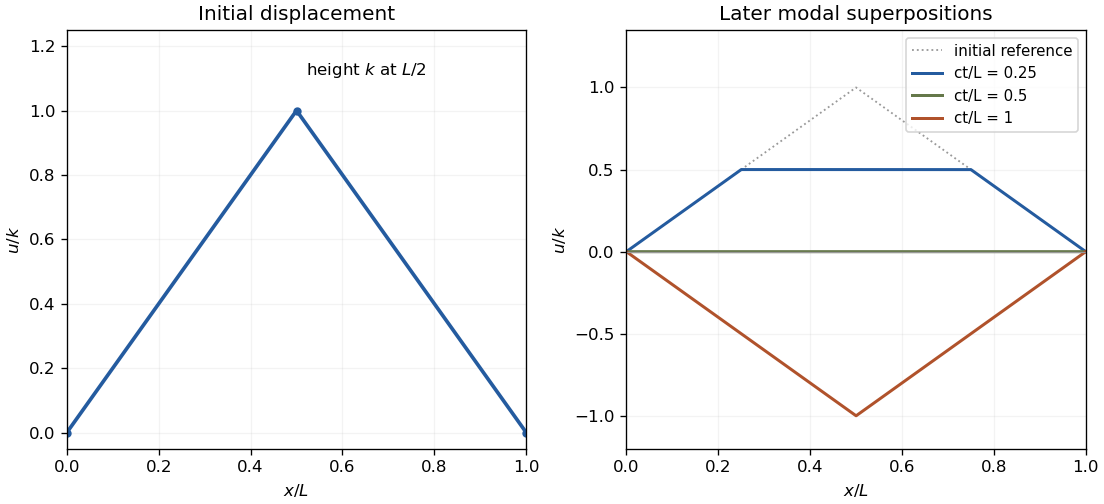

The Python source for this figure:
"""Original initial tent and Fourier-mode snapshots for a midpoint-plucked string."""
from pathlib import Path
import matplotlib
matplotlib.use("Agg")
import matplotlib.pyplot as plt
import numpy as np

x=np.linspace(0,1,1201)
tent=2*np.minimum(x,1-x)
odd=np.arange(1,800,2)
coefficients=8/np.pi**2*np.sin(odd*np.pi/2)/odd**2
space=np.sin(np.pi*np.outer(x,odd))
fig,(initial,evolution)=plt.subplots(1,2,figsize=(9.2,4.2),layout="constrained")
initial.plot(x,tent,color="#245b9f",lw=2.2)
initial.plot([0,.5,1],[0,1,0],"o",color="#245b9f",ms=4)
initial.annotate(r"height $k$ at $L/2$",xy=(.5,1),xytext=(.52,1.11),fontsize=10)
initial.set(xlim=(0,1),ylim=(-.05,1.25),xlabel=r"$x/L$",ylabel=r"$u/k$",
            title="Initial displacement")
evolution.plot(x,tent,color=".6",ls=":",lw=1.1,label="initial reference")
for time,color in [(.25,"#245b9f"),(.5,"#65784a"),(1,"#b0522b")]:
    displacement=space@(coefficients*np.cos(odd*np.pi*time))
    evolution.plot(x,displacement,color=color,lw=1.8,label=f"ct/L = {time:g}")
evolution.set(xlim=(0,1),ylim=(-1.2,1.35),xlabel=r"$x/L$",ylabel=r"$u/k$",
              title="Later modal superpositions")
evolution.axhline(0,color=".6",lw=.7)
evolution.legend(loc="upper right",fontsize=9)
for ax in [initial,evolution]:ax.grid(alpha=.14)
fig.savefig(Path(__file__).with_suffix(".png").name,dpi=120,facecolor="white")
